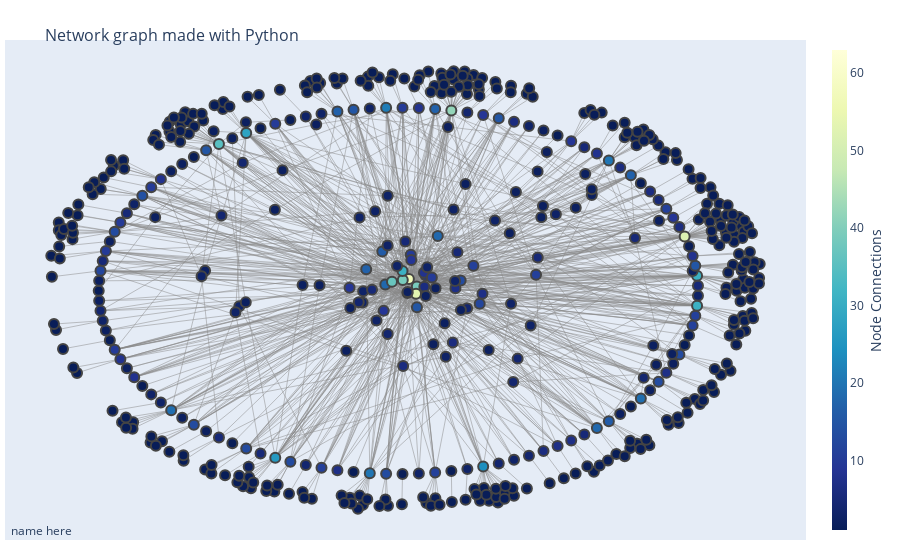

Notebook code for this chart:
### Code cell
# Visualize the AEI graph(s)
# the lazy way:
# nx.draw(testgraph, with_labels=False, font_weight='bold', node_color='orange')
# the nice way. This is basically just the tutorial code copy/pasted and edited from the plotly site etc.
#pos = nx.spring_layout(testgraph)
pos = nx.shell_layout(nx.subgraph(testgraph, aei_brief_bri_df.Country))
pos = nx.spring_layout(testgraph, fixed=aei_brief_bri_df.Country, pos=pos)
names = testgraph.nodes.items
nx.set_node_attributes(testgraph, pos, 'pos')
nx.set_node_attributes(testgraph, names, 'names')

edge_x = []
edge_y = []
for edge in testgraph.edges(data=True):
    x0, y0 = testgraph.nodes[edge[0]]['pos']
    x1, y1 = testgraph.nodes[edge[1]]['pos']
    edge_x.append(x0)
    edge_x.append(x1)
    edge_x.append(None)
    edge_y.append(y0)
    edge_y.append(y1)
    edge_y.append(None)
#    edge_text.append(edge[2]['Quantity in Millions'])

edge_trace = go.Scatter(
    x=edge_x, y=edge_y,
    line=dict(width=0.5, color='#888'),
    hoverinfo='none',
    mode='lines')

node_x = []
node_y = []
for node in testgraph.nodes():
    x, y = testgraph.nodes[node]['pos']
    node_x.append(x)
    node_y.append(y)

node_trace = go.Scatter(
    x=node_x, y=node_y,
    mode='markers',
    hoverinfo='text',
    marker=dict(
        showscale=True,
        # colorscale options
        #'Greys' | 'YlGnBu' | 'Greens' | 'YlOrRd' | 'Bluered' | 'RdBu' |
        #'Reds' | 'Blues' | 'Picnic' | 'Rainbow' | 'Portland' | 'Jet' |
        #'Hot' | 'Blackbody' | 'Earth' | 'Electric' | 'Viridis' |
        colorscale='YlGnBu',
        reversescale=True,
        color=[],
        size=10,
        colorbar=dict(
            thickness=15,
            title='Node Connections',
            xanchor='left',
            titleside='right'
        ),
        line_width=2))

node_adjacencies = []
node_text = []
for node, adjacencies in enumerate(testgraph.adjacency()):
    node_adjacencies.append(len(adjacencies[1]))
    hover_msg = (list(testgraph.nodes)[node]+' has '+str(len(adjacencies[1]))+" connections:<br>")
    i = 0
    node_name = []
    node_quantity = []
    for connected, l in enumerate(testgraph.nodes(node)):
        if i < len(adjacencies[1]):
            node_name.append(l[0])
            node_quantity.append(list(nx.get_edge_attributes(nx.subgraph(testgraph, [list(testgraph.nodes)[node], l[0]]),
                                "Quantity in Millions").values())) #(l[0] + "</br>")
            i += 1
    sorted_names = []
    for x, y in zip(node_name, node_quantity):
        if len(y) != 0:
            sorted_names.append([x, y[0]])
        else:
            sorted_names.append([x, 0])
    sorted_names = sorted(sorted_names, key=lambda x: x[1], reverse=True)
    i = 0
    for name in sorted_names:
        if i < 5:
            hover_msg += name[0] + ", $" + str(name[1]) + '<br>'
            i += 1
    node_text.append(hover_msg)

node_trace.marker.color = node_adjacencies
node_trace.hovertext = node_text

fig = go.Figure(data=[edge_trace, node_trace],
             layout=go.Layout(
                title='<br>Network graph made with Python',
                titlefont_size=16,
                showlegend=False,
                hovermode='closest',
                margin=dict(b=20,l=5,r=5,t=40),
                annotations=[ dict(
                    text="name here",
                    showarrow=False,
                    xref="paper", yref="paper",
                    x=0.005, y=-0.002 ) ],
                xaxis=dict(showgrid=False, zeroline=False, showticklabels=False),
                yaxis=dict(showgrid=False, zeroline=False, showticklabels=False))
                )
fig.show()

### Figure 1 — Plotly figure (JSON) as saved in the notebook; plotly's stock layout.template omitted (floating-point values rounded to 4 significant figures; data arrays with more than 128 entries replaced by an {"elided": "..."} marker saying what was removed)
{"data": [{"hoverinfo": "none", "line": {"color": "#888", "width": 0.5}, "mode": "lines", "type": "scatter", "x": {"elided": "3054 float values"}, "y": {"elided": "3054 float values"}}, {"hoverinfo": "text", "hovertext": {"elided": "497 str values"}, "marker": {"color": {"elided": "497 int values"}, "colorbar": {"thickness": 15, "title": {"side": "right", "text": "Node Connections"}, "xanchor": "left"}, "colorscale": [[0, "rgb(255,255,217)"], [0.125, "rgb(237,248,177)"], [0.25, "rgb(199,233,180)"], [0.375, "rgb(127,205,187)"], [0.5, "rgb(65,182,196)"], [0.625, "rgb(29,145,192)"], [0.75, "rgb(34,94,168)"], [0.875, "rgb(37,52,148)"], [1, "rgb(8,29,88)"]], "line": {"width": 2}, "reversescale": true, "showscale": true, "size": 10}, "mode": "markers", "type": "scatter", "x": {"elided": "497 float values"}, "y": {"elided": "497 float values"}}], "layout": {"annotations": [{"showarrow": false, "text": "name here", "x": 0.005, "xref": "paper", "y": -0.002, "yref": "paper"}], "hovermode": "closest", "margin": {"b": 20, "l": 5, "r": 5, "t": 40}, "showlegend": false, "title": {"font": {"size": 16}, "text": "<br>Network graph made with Python"}, "xaxis": {"showgrid": false, "showticklabels": false, "zeroline": false}, "yaxis": {"showgrid": false, "showticklabels": false, "zeroline": false}}}
